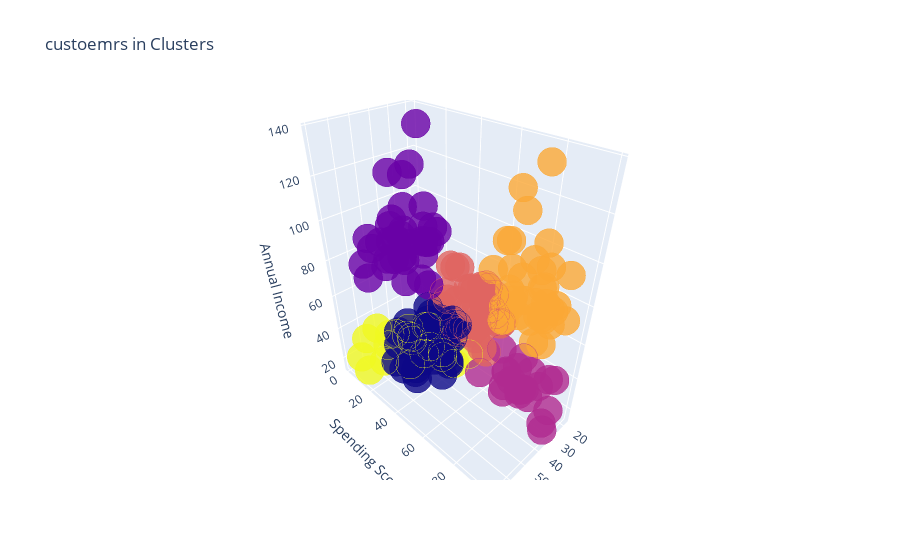

Notebook code for this chart:
### Code cell
import plotly.offline as py
df['label3'] =  labels
trace1 = go.Scatter3d(
    x= df['Age'],
    y= df['Spending_score'],
    z= df['Annual_income'],
    mode='markers',
     marker=dict(
        color = df['label3'], 
        size= 10,
        line=dict(
            color= df['label3'],
            width= 12
        ),
        opacity=0.8
     )
)
data = [trace1]
layout = go.Layout(

    title= 'custoemrs in Clusters',
    scene = dict(
            xaxis = dict(title  = 'Age'),
            yaxis = dict(title  = 'Spending Score'),
            zaxis = dict(title  = 'Annual Income')
        )
)
fig = go.Figure(data=data, layout=layout)
py.iplot(fig)

### Figure 1 — Plotly figure (JSON) as saved in the notebook; plotly's stock layout.template omitted (floating-point values rounded to 4 significant figures; data arrays with more than 128 entries replaced by an {"elided": "..."} marker saying what was removed)
{"data": [{"marker": {"color": {"elided": "200 int values"}, "line": {"color": {"elided": "200 int values"}, "width": 12}, "opacity": 0.8, "size": 10}, "mode": "markers", "type": "scatter3d", "x": {"elided": "200 int values"}, "y": {"elided": "200 int values"}, "z": {"elided": "200 int values"}}], "layout": {"scene": {"xaxis": {"title": {"text": "Age"}}, "yaxis": {"title": {"text": "Spending Score"}}, "zaxis": {"title": {"text": "Annual Income"}}}, "title": {"text": "custoemrs in Clusters"}}}
